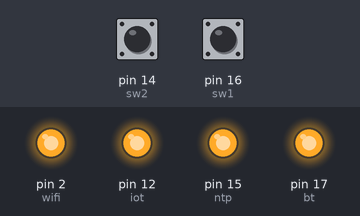
A sketch run on a simulated Arduino Uno, built with avr-gcc and run on an emulated ATmega328P. Shown: output pins drawn as LEDs (lit = HIGH). The inputs (shaded band) are chosen by the test bench; at power-on: pin 14 (sw2) HIGH, pin 16 (sw1) HIGH.

Above: at 1.2 s.
1.3 s: pin 14 (sw2) pulled LOW for 0.15 s
At 2.7 s:
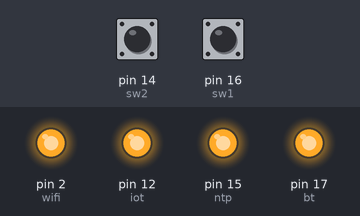
3.0 s: pin 16 (sw1) pulled LOW for 0.15 s
At 4.1 s:
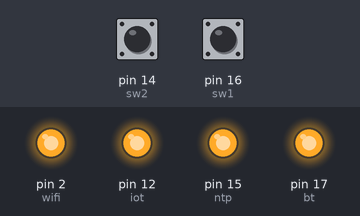
4.7 s: pin 14 (sw2) pulled LOW for 1 s
At 5.5 s:
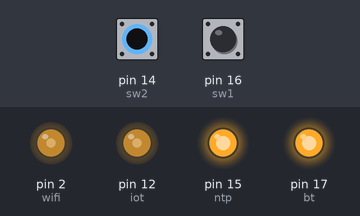
7.2 s: pin 14 (sw2) pulled LOW for 3.2 s
At 11.1 s:
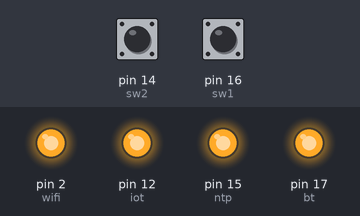
11.9 s: pin 16 (sw1) pulled LOW for 3.2 s
At 13.0 s:
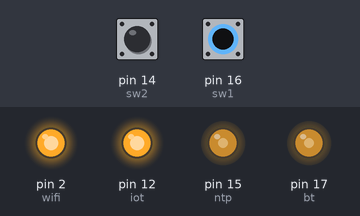
16.6 s: pin 14 (sw2) driven LOW and pin 16 (sw1) driven LOW
At 17.0 s:
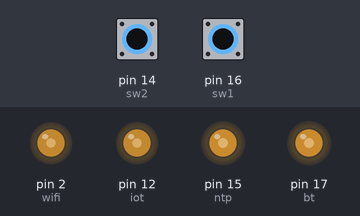
Timing chart, 0 to 19.1 s (numbered marks = the images above; inputs shaded):
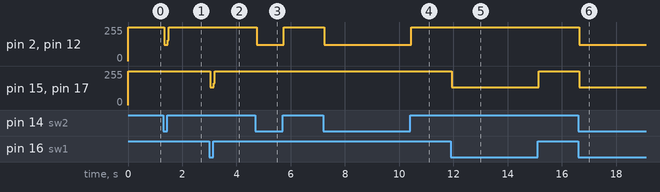

Measured:
- after the input at 1.3 s, pin 2 (wifi), pin 12 (iot): 255/255 → 121/255 at once, → 255/255 0.12 s later
- after the input at 3.0 s, pin 15 (ntp), pin 17 (bt): 255/255 → 134/255 at once, → 255/255 0.12 s later
- after the input at 4.7 s, pin 2 (wifi), pin 12 (iot): 255/255 → 121/255 at once, → 255/255 1.0 s later
- after the input at 7.2 s, pin 2 (wifi), pin 12 (iot): 255/255 → 121/255 at once, → 255/255 3.2 s later
- after the input at 11.9 s, pin 15 (ntp), pin 17 (bt): 255/255 → 134/255 at once, → 255/255 3.2 s later
- after the input at 16.6 s, pin 2 (wifi), pin 12 (iot): 255/255 → 121/255 at once; pin 15 (ntp), pin 17 (bt): 255/255 → 134/255 at once

The sketch:

function_switch_moter.ino
```cpp
int bt = 17;
int wifi = 2;
int ntp = 15;
int iot = 12;
int sw1 = 16;
int sw2 = 14;
void setup() {
pinMode(bt,OUTPUT);
pinMode(wifi,OUTPUT);
pinMode(ntp,OUTPUT);
pinMode(iot,OUTPUT);
pinMode(sw1,INPUT_PULLUP);
pinMode(sw2,INPUT_PULLUP);
}

void loop() {

if(digitalRead(sw1)==LOW){
  forward();
}else{
  stop3();
}
if(digitalRead(sw2)==LOW){
  backward();
}else{
  stop3();
}

}
void forward(){
  digitalWrite(bt,LOW);
  digitalWrite(wifi,HIGH);
  digitalWrite(ntp,LOW);
  digitalWrite(iot,HIGH);

}
void backward(){
  digitalWrite(bt,HIGH);
  digitalWrite(wifi,LOW);
  digitalWrite(ntp,HIGH);
  digitalWrite(iot,LOW);
}


void stop3(){ //1111
  digitalWrite(bt,HIGH);
  digitalWrite(wifi,HIGH);
  digitalWrite(ntp,HIGH);
  digitalWrite(iot,HIGH);
}
```
